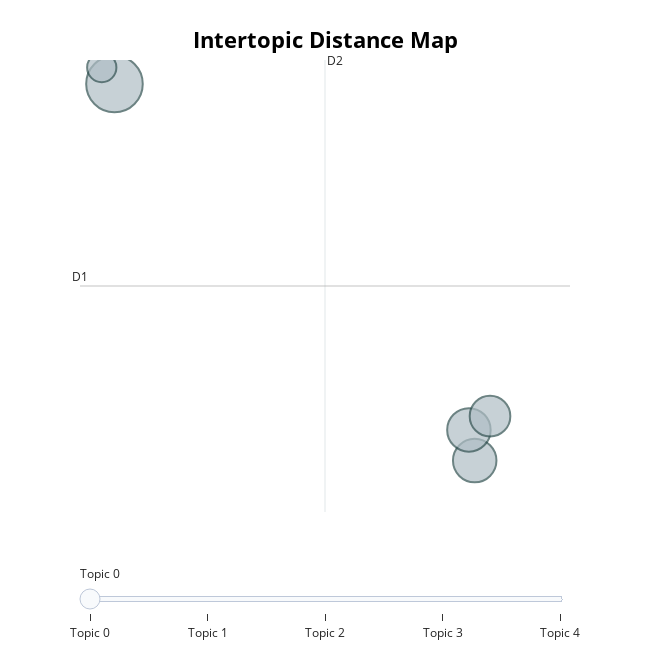

The cell this chart's notebook holds for it:
### Code cell
topic_model.visualize_topics()

### Figure 1 — Plotly figure (JSON) as saved in the notebook; plotly's stock layout.template omitted (floating-point values rounded to 4 significant figures)
{"data": [{"customdata": [[0, "景区 | 发展 | 项目 | 建设 | 游客", 254], [1, "活动 | 景区 | 免费 | 时间 | 门票", 150], [2, "旅行 | 河南 | 王府 | 景区 | 古城", 150], [3, "中国 | 石窟 | 龙门石窟 | 艺术 | 世界", 131], [4, "景区 | 旅客 | 郑州 | 年票 | 防控", 68]], "hovertemplate": "<b>Topic %{customdata[0]}</b><br>%{customdata[1]}<br>Size: %{customdata[2]}", "legendgroup": "", "marker": {"color": "#B0BEC5", "line": {"color": "DarkSlateGrey", "width": 2}, "size": [254, 150, 150, 131, 68], "sizemode": "area", "sizeref": 0.1588, "symbol": "circle"}, "mode": "markers", "name": "", "orientation": "v", "showlegend": false, "type": "scatter", "x": [4.763, 15.64, 15.46, 16.1, 4.379], "xaxis": "x", "y": [0.7752, -7.925, -7.216, -6.898, 1.157], "yaxis": "y"}], "layout": {"annotations": [{"showarrow": false, "text": "D1", "x": 3.722, "y": -3.891, "yshift": 10}, {"showarrow": false, "text": "D2", "x": 11.12, "xshift": 10, "y": 1.331}], "height": 650, "hoverlabel": {"bgcolor": "white", "font": {"family": "Rockwell", "size": 16}}, "legend": {"itemsizing": "constant", "tracegroupgap": 0}, "margin": {"t": 60}, "shapes": [{"line": {"color": "#CFD8DC", "width": 2}, "type": "line", "x0": 11.12, "x1": 11.12, "y0": -9.113, "y1": 1.331}, {"line": {"color": "#9E9E9E", "width": 2}, "type": "line", "x0": 3.722, "x1": 18.52, "y0": -3.891, "y1": -3.891}], "sliders": [{"active": 0, "pad": {"t": 50}, "steps": [{"args": [{"marker.color": [["red", "#B0BEC5", "#B0BEC5", "#B0BEC5", "#B0BEC5"]]}], "label": "Topic 0", "method": "update"}, {"args": [{"marker.color": [["#B0BEC5", "red", "#B0BEC5", "#B0BEC5", "#B0BEC5"]]}], "label": "Topic 1", "method": "update"}, {"args": [{"marker.color": [["#B0BEC5", "#B0BEC5", "red", "#B0BEC5", "#B0BEC5"]]}], "label": "Topic 2", "method": "update"}, {"args": [{"marker.color": [["#B0BEC5", "#B0BEC5", "#B0BEC5", "red", "#B0BEC5"]]}], "label": "Topic 3", "method": "update"}, {"args": [{"marker.color": [["#B0BEC5", "#B0BEC5", "#B0BEC5", "#B0BEC5", "red"]]}], "label": "Topic 4", "method": "update"}]}], "title": {"font": {"color": "Black", "size": 22}, "text": "<b>Intertopic Distance Map</b>", "x": 0.5, "xanchor": "center", "y": 0.95, "yanchor": "top"}, "width": 650, "xaxis": {"anchor": "y", "domain": [0, 1], "range": [3.722, 18.52], "title": {"text": ""}, "visible": false}, "yaxis": {"anchor": "x", "domain": [0, 1], "range": [-9.113, 1.331], "title": {"text": ""}, "visible": false}}}
